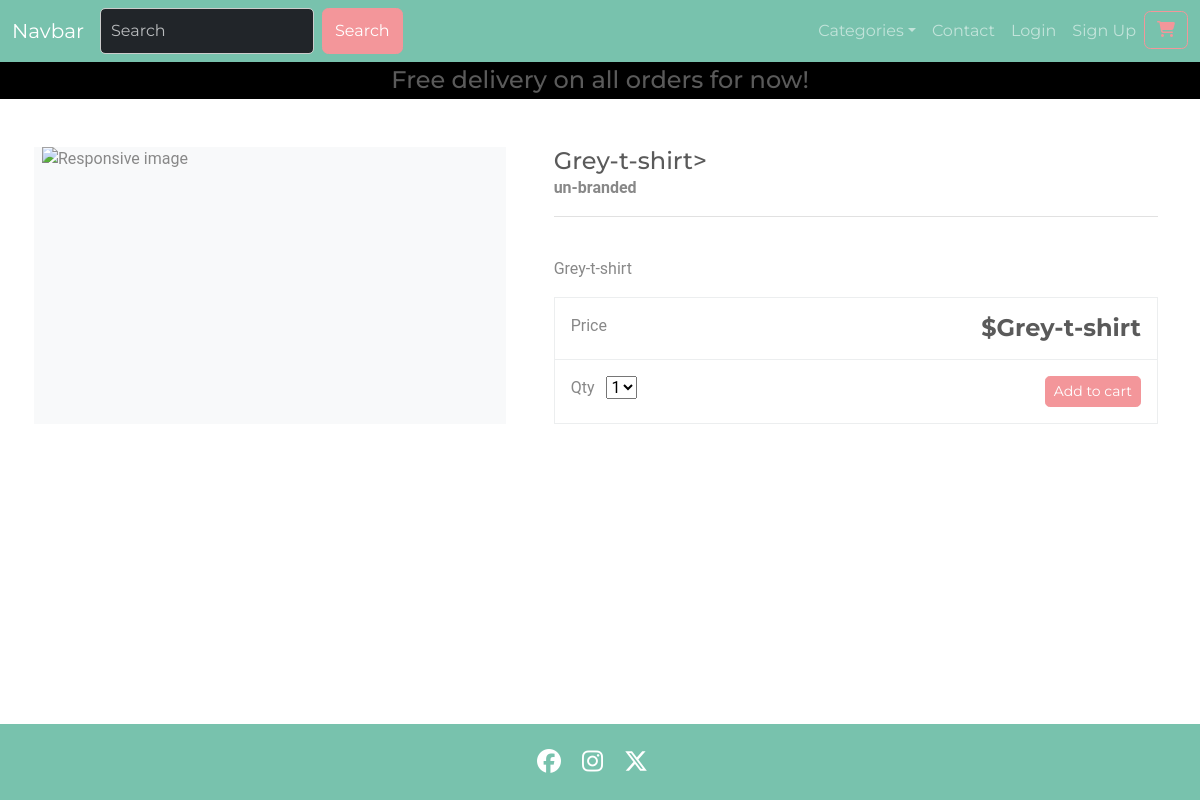
Screenshot of /product/grey-t-shirt/ with the database file from the repository.
### products/models.py (models this page shows, shortened)
class Product(models.Model):
    category = models.ForeignKey(Category, related_name='products', on_delete=models.CASCADE, null=True)
    title = models.CharField(max_length=250)
    brand = models.CharField(max_length=250, default='un-branded')
    description = models.TextField()
    slug = models.SlugField(max_length=250)
    rating = models.DecimalField(max_digits=6, decimal_places=2, null=True, blank=True)
    price = models.DecimalField(max_digits=10, decimal_places=2,
                                validators=[MinValueValidator(0.1)])
    image = CloudinaryField('image', null=True, blank=True)
    class Meta:
        verbose_name_plural = "products"

### products/views.py (the view)
# urls.py: path('product/<slug:slug>/', views.product_info, name="product-info"),
def product_info(request, slug):
    product = get_object_or_404(Product, slug=slug)
    context = {'product':product}
    return render(request, 'products/product-info.html', context)

### products/templates/products/product-info.html (shortened to what this page needs)
{% extends "base.html" %} {% load static %} {% block content %}
<div class="container">
    <main class="pt-5">
        <div class="row g-3">
            <div class="col-md-5 col-lg-5 order-md-first bg-light">
                <img
                    class="img-fluid mx-auto d-block"
                    alt="Responsive image"
                    src=" {{ product.image.url }}"
                />
            </div>
            <div class="col-md-7 col-lg-7 ps-md-3 ps-lg-5">
                <h1 class="mb-0 h4">{{ product.title }}></h1>
                <strong>{{ product.brand }}</strong>
                <hr />
                <br />
                <p>{{ product.description}}</p>
                <div class="border">
                    <div class="col border-bottom">
                        <div class="row p-3">
                            <div class="col-6">Price</div>
                            <div class="col-6 text-end">
                                <span class="h4 fw-bold"
                                    >${{ product.title }}
                                </span>
                            </div>
                        </div>
                    </div>
                    <div class="col">
                        <div class="row p-3">
                            <div class="col-6">
                                <label for="select">Qty</label>
                                <select id="select">
                                    <option value="1">1</option>
                                </select>
                            </div>
                            <div class="col-6 text-end">
                                <button
                                    type="button"
                                    id="add-button"
                                    value=""
                                    class="btn btn-secondary btn-sm"
                                >
                                    Add to cart
                                </button>
                            </div>
                        </div>
                    </div>
                </div>
            </div>
        </div>
    </main>
    <br />
</div>
{% endblock %}

### static/css/styles.css (style rules this page uses)
html, body { margin: 0; padding: 0; font-family: 'Roboto', sans-serif; box-sizing: border-box; height: 100vh; width: 100vw; display: flex; flex-direction: column; }
main { flex-grow: 1; margin: 0; padding: 0; }

### rows the page displays
Product: title "Grey-t-shirt", brand "un-branded", description "Grey-t-shirt"
